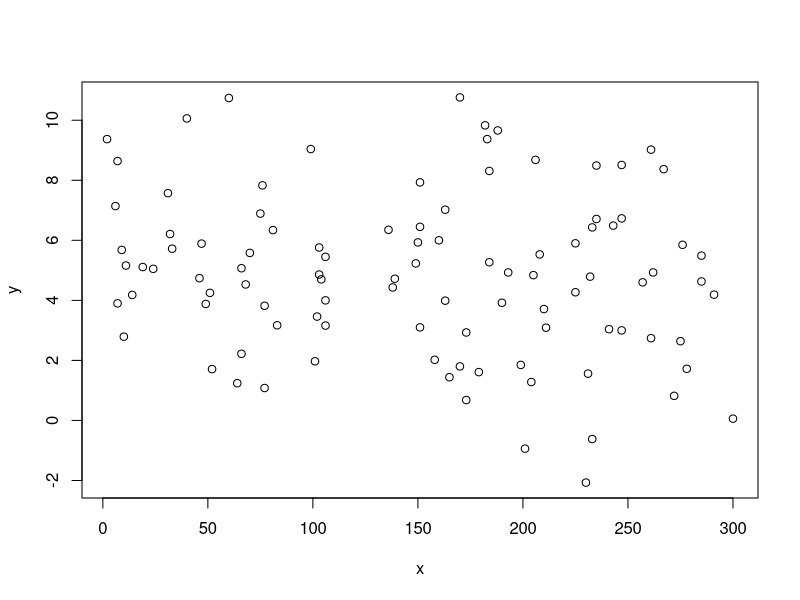
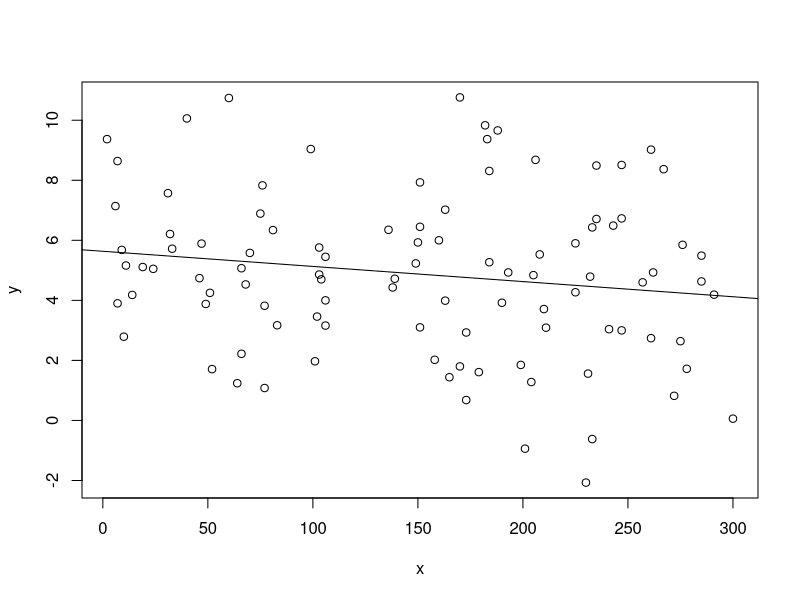
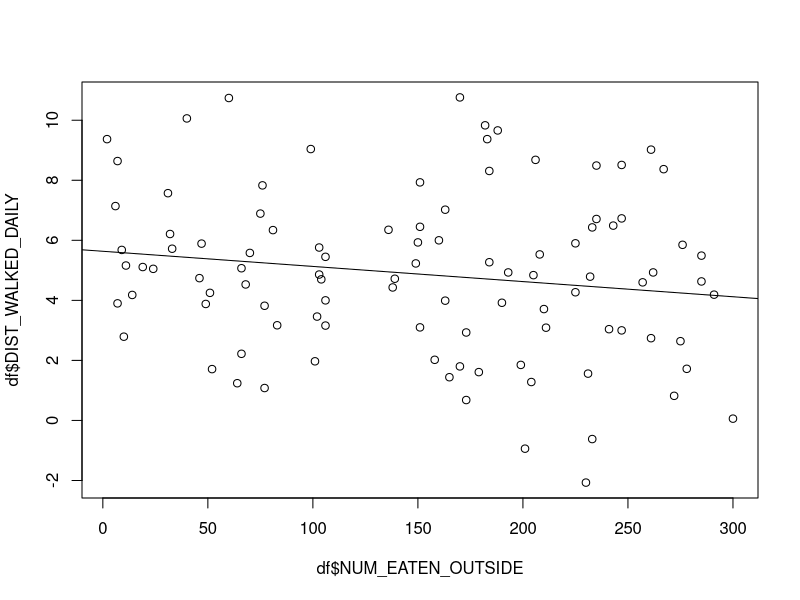

Here is the R script that generated these plots, in order:
# read csv
df = read.csv(file = 'Lab_12_dataset.csv', header=1)
x = df$NUM_EATEN_OUTSIDE
y = df$DIST_WALKED_DAILY
plot(x,y)

### THE HARD WAY

# beta coefficients
beta_1 = cov(x,y)/var(x)
beta_0 = mean(y)-beta_1*mean(x)

# predicted
ypred = beta_0 + beta_1*x

# sse
sse = sum((y-ypred)**2)

# sst
sst = sum((y-mean(y))**2)

# r-squared
r2 = 1 - sse/sst

# graph it
plot(x,y)
abline(a=beta_0, b=beta_1)



### THE EASY WAY
model = lm(df$DIST_WALKED_DAILY~df$NUM_EATEN_OUTSIDE)
summary(model)
easy_sse = sum(model$residuals**2)

# graph it
plot(df$NUM_EATEN_OUTSIDE,df$DIST_WALKED_DAILY)
abline(model)
